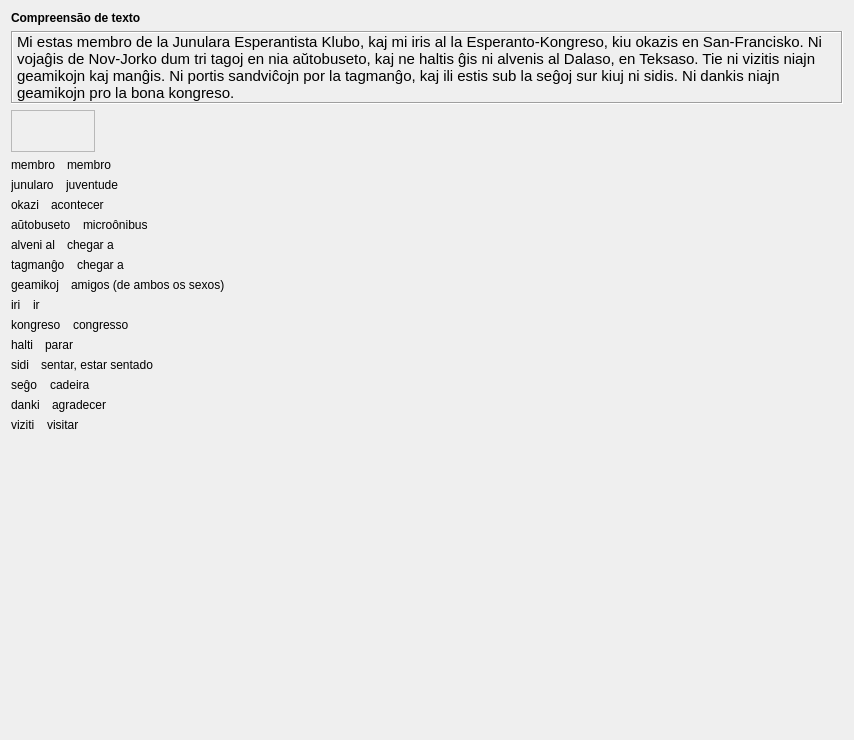
         <widget class="QWidget" name="scrollAreaWidgetContents_2">
          <property name="geometry">
           <rect>
            <x>0</x>
            <y>0</y>
            <width>854</width>
            <height>740</height>
           </rect>
          </property>
          <layout class="QVBoxLayout" name="verticalLayout_7">
           <item>
            <widget class="titolo" name="Lec07_Label2">
             <property name="sizePolicy">
              <sizepolicy hsizetype="Preferred" vsizetype="Maximum">
               <horstretch>0</horstretch>
               <verstretch>0</verstretch>
              </sizepolicy>
             </property>
             <property name="font">
              <font>
               <weight>75</weight>
               <bold>true</bold>
              </font>
             </property>
             <property name="text">
              <string>Compreensão de texto</string>
             </property>
            </widget>
           </item>
           <item>
            <widget class="QLabel" name="Memo2_Lec07">
             <property name="font">
              <font>
               <family>Arial</family>
               <pointsize>11</pointsize>
              </font>
             </property>
             <property name="frameShape">
              <enum>QFrame::Box</enum>
             </property>
             <property name="frameShadow">
              <enum>QFrame::Sunken</enum>
             </property>
             <property name="text">
              <string>Mi estas membro de la Junulara Esperantista Klubo, kaj mi iris al la Esperanto-Kongreso, kiu okazis en San-Francisko. Ni vojaĝis de Nov-Jorko dum tri tagoj en nia aŭtobuseto, kaj ne haltis ĝis ni alvenis al Dalaso, en Teksaso. Tie ni vizitis niajn geamikojn kaj manĝis. Ni portis sandviĉojn por la tagmanĝo, kaj ili estis sub la seĝoj sur kiuj ni sidis. Ni dankis niajn geamikojn pro la bona kongreso.</string>
             </property>
             <property name="wordWrap">
              <bool>true</bool>
             </property>
             <property name="margin">
              <number>5</number>
             </property>
             <property name="tipo" stdset="0">
              <string>teksta</string>
             </property>
             <property name="lingvo" stdset="0">
              <string>eo</string>
             </property>
            </widget>
           </item>
           <item>
            <widget class="mp3ludilo" name="Lec07_memo2">
             <property name="sizePolicy">
              <sizepolicy hsizetype="Fixed" vsizetype="Fixed">
               <horstretch>0</horstretch>
               <verstretch>0</verstretch>
              </sizepolicy>
             </property>
             <property name="minimumSize">
              <size>
               <width>84</width>
               <height>42</height>
              </size>
             </property>
             <property name="maximumSize">
              <size>
               <width>16777215</width>
               <height>16777215</height>
              </size>
             </property>
             <property name="frameShape">
              <enum>QFrame::StyledPanel</enum>
             </property>
             <property name="frameShadow">
              <enum>QFrame::Plain</enum>
             </property>
            </widget>
           </item>
           <item>
            <layout class="QVBoxLayout" name="verticalLayout_219">
             <item>
              <layout class="QHBoxLayout" name="horizontalLayout_396">
               <property name="spacing">
                <number>12</number>
               </property>
               <item>
                <widget class="klakbutono_nova" name="Lec07_Button511">
                 <property name="maximumSize">
                  <size>
                   <width>16777215</width>
                   <height>16777215</height>
                  </size>
                 </property>
                 <property name="text">
                  <string>membro</string>
                 </property>
                </widget>
               </item>
               <item>
                <widget class="QLabel" name="Lec07_Label499">
                 <property name="sizePolicy">
                  <sizepolicy hsizetype="Expanding" vsizetype="Preferred">
                   <horstretch>0</horstretch>
                   <verstretch>0</verstretch>
                  </sizepolicy>
                 </property>
                 <property name="text">
                  <string>membro</string>
                 </property>
                 <property name="wordWrap">
                  <bool>true</bool>
                 </property>
                </widget>
               </item>
              </layout>
             </item>
             <item>
              <layout class="QHBoxLayout" name="horizontalLayout_397">
               <property name="spacing">
                <number>12</number>
               </property>
               <item>
                <widget class="klakbutono_nova" name="Lec07_Button512">
                 <property name="maximumSize">
                  <size>
                   <width>16777215</width>
                   <height>16777215</height>
                  </size>
                 </property>
                 <property name="text">
                  <string>junularo</string>
                 </property>
                </widget>
               </item>
               <item>
                <widget class="QLabel" name="Lec07_Label500">
                 <property name="sizePolicy">
                  <sizepolicy hsizetype="Expanding" vsizetype="Preferred">
                   <horstretch>0</horstretch>
                   <verstretch>0</verstretch>
                  </sizepolicy>
                 </property>
                 <property name="text">
                  <string>juventude</string>
                 </property>
                 <property name="wordWrap">
                  <bool>true</bool>
                 </property>
                </widget>
               </item>
              </layout>
             </item>
             <item>
              <layout class="QHBoxLayout" name="horizontalLayout_398">
               <property name="spacing">
                <number>12</number>
               </property>
               <item>
                <widget class="klakbutono_nova" name="Lec07_Button513">
                 <property name="maximumSize">
                  <size>
                   <width>16777215</width>
                   <height>16777215</height>
                  </size>
                 </property>
                 <property name="text">
                  <string>okazi</string>
                 </property>
                </widget>
               </item>
               <item>
                <widget class="QLabel" name="Lec07_Label501">
                 <property name="sizePolicy">
                  <sizepolicy hsizetype="Expanding" vsizetype="Preferred">
                   <horstretch>0</horstretch>
                   <verstretch>0</verstretch>
                  </sizepolicy>
                 </property>
                 <property name="text">
                  <string>acontecer</string>
                 </property>
                 <property name="wordWrap">
                  <bool>true</bool>
                 </property>
                </widget>
               </item>
              </layout>
             </item>
             <item>
              <layout class="QHBoxLayout" name="horizontalLayout_399">
               <property name="spacing">
                <number>12</number>
               </property>
               <item>
                <widget class="klakbutono_nova" name="Lec07_Button514">
                 <property name="maximumSize">
                  <size>
                   <width>16777215</width>
                   <height>16777215</height>
                  </size>
                 </property>
                 <property name="text">
                  <string>aŭtobuseto</string>
                 </property>
                </widget>
               </item>
               <item>
                <widget class="QLabel" name="Lec07_Label502">
                 <property name="sizePolicy">
                  <sizepolicy hsizetype="Expanding" vsizetype="Preferred">
                   <horstretch>0</horstretch>
                   <verstretch>0</verstretch>
                  </sizepolicy>
                 </property>
                 <property name="text">
                  <string>microônibus</string>
                 </property>
                 <property name="wordWrap">
                  <bool>true</bool>
                 </property>
                </widget>
               </item>
              </layout>
             </item>
             <item>
              <layout class="QHBoxLayout" name="horizontalLayout_403">
               <property name="spacing">
                <number>12</number>
               </property>
               <item>
                <widget class="klakbutono_nova" name="Lec07_Button515">
                 <property name="maximumSize">
                  <size>
                   <width>16777215</width>
                   <height>16777215</height>
                  </size>
                 </property>
                 <property name="text">
                  <string>alveni al</string>
                 </property>
                </widget>
               </item>
               <item>
                <widget class="QLabel" name="Lec07_Label503">
                 <property name="sizePolicy">
                  <sizepolicy hsizetype="Expanding" vsizetype="Preferred">
                   <horstretch>0</horstretch>
                   <verstretch>0</verstretch>
                  </sizepolicy>
                 </property>
                 <property name="text">
                  <string>chegar a</string>
                 </property>
                 <property name="wordWrap">
                  <bool>true</bool>
                 </property>
                </widget>
               </item>
              </layout>
             </item>
             <item>
              <layout class="QHBoxLayout" name="horizontalLayout_404">
               <property name="spacing">
                <number>12</number>
               </property>
               <item>
                <widget class="klakbutono_nova" name="Lec07_Button516">
                 <property name="maximumSize">
                  <size>
                   <width>16777215</width>
                   <height>16777215</height>
                  </size>
                 </property>
                 <property name="text">
                  <string>tagmanĝo</string>
                 </property>
                </widget>
               </item>
               <item>
                <widget class="QLabel" name="Lec07_Label504">
                 <property name="sizePolicy">
                  <sizepolicy hsizetype="Expanding" vsizetype="Preferred">
                   <horstretch>0</horstretch>
                   <verstretch>0</verstretch>
                  </sizepolicy>
                 </property>
                 <property name="text">
                  <string>chegar a</string>
                 </property>
                 <property name="wordWrap">
                  <bool>true</bool>
                 </property>
                </widget>
               </item>
              </layout>
             </item>
             <item>
              <layout class="QHBoxLayout" name="horizontalLayout_405">
               <property name="spacing">
                <number>12</number>
               </property>
               <item>
                <widget class="klakbutono_nova" name="Lec07_Button517">
                 <property name="maximumSize">
                  <size>
                   <width>16777215</width>
                   <height>16777215</height>
                  </size>
                 </property>
                 <property name="text">
                  <string>geamikoj</string>
                 </property>
                </widget>
               </item>
               <item>
                <widget class="QLabel" name="Lec07_Label505">
                 <property name="sizePolicy">
                  <sizepolicy hsizetype="Expanding" vsizetype="Preferred">
                   <horstretch>0</horstretch>
                   <verstretch>0</verstretch>
                  </sizepolicy>
                 </property>
                 <property name="text">
                  <string>amigos (de ambos os sexos)</string>
                 </property>
                 <property name="wordWrap">
                  <bool>true</bool>
                 </property>
                </widget>
               </item>
              </layout>
             </item>
            </layout>
           </item>
           <item>
            <layout class="QVBoxLayout" name="verticalLayout_220">
             <item>
              <layout class="QHBoxLayout" name="horizontalLayout_400">
               <property name="spacing">
                <number>12</number>
               </property>
               <item>
                <widget class="klakbutono_nova" name="Lec07_Button519">
                 <property name="maximumSize">
                  <size>
                   <width>16777215</width>
                   <height>16777215</height>
                  </size>
                 </property>
                 <property name="text">
                  <string>iri</string>
                 </property>
                </widget>
               </item>
               <item>
                <widget class="QLabel" name="Lec07_Label506">
                 <property name="sizePolicy">
                  <sizepolicy hsizetype="Expanding" vsizetype="Preferred">
                   <horstretch>0</horstretch>
                   <verstretch>0</verstretch>
                  </sizepolicy>
                 </property>
                 <property name="text">
                  <string>ir</string>
                 </property>
                 <property name="wordWrap">
                  <bool>true</bool>
                 </property>
                </widget>
               </item>
              </layout>
             </item>
             <item>
              <layout class="QHBoxLayout" name="horizontalLayout_401">
               <property name="spacing">
                <number>12</number>
               </property>
               <item>
                <widget class="klakbutono_nova" name="Lec07_Button518">
                 <property name="maximumSize">
                  <size>
                   <width>16777215</width>
                   <height>16777215</height>
                  </size>
                 </property>
                 <property name="text">
                  <string>kongreso</string>
                 </property>
                </widget>
               </item>
               <item>
                <widget class="QLabel" name="Lec07_Label507">
                 <property name="sizePolicy">
                  <sizepolicy hsizetype="Expanding" vsizetype="Preferred">
                   <horstretch>0</horstretch>
                   <verstretch>0</verstretch>
                  </sizepolicy>
                 </property>
                 <property name="text">
                  <string>congresso</string>
                 </property>
                 <property name="wordWrap">
                  <bool>true</bool>
                 </property>
                </widget>
               </item>
              </layout>
             </item>
             <item>
              <layout class="QHBoxLayout" name="horizontalLayout_402">
               <property name="spacing">
                <number>12</number>
               </property>
               <item>
                <widget class="klakbutono_nova" name="Lec07_Button520">
                 <property name="maximumSize">
                  <size>
                   <width>16777215</width>
                   <height>16777215</height>
                  </size>
                 </property>
                 <property name="text">
                  <string>halti</string>
                 </property>
                </widget>
               </item>
               <item>
                <widget class="QLabel" name="Lec07_Label508">
                 <property name="sizePolicy">
                  <sizepolicy hsizetype="Expanding" vsizetype="Preferred">
                   <horstretch>0</horstretch>
                   <verstretch>0</verstretch>
                  </sizepolicy>
                 </property>
                 <property name="text">
                  <string>parar</string>
                 </property>
                 <property name="wordWrap">
                  <bool>true</bool>
                 </property>
                </widget>
               </item>
              </layout>
             </item>
             <item>
              <layout class="QHBoxLayout" name="horizontalLayout_406">
               <property name="spacing">
                <number>12</number>
               </property>
               <item>
                <widget class="klakbutono_nova" name="Lec07_Button521">
                 <property name="maximumSize">
                  <size>
                   <width>16777215</width>
                   <height>16777215</height>
                  </size>
                 </property>
                 <property name="text">
                  <string>sidi</string>
                 </property>
                </widget>
               </item>
               <item>
                <widget class="QLabel" name="Lec07_Label509">
                 <property name="sizePolicy">
                  <sizepolicy hsizetype="Expanding" vsizetype="Preferred">
                   <horstretch>0</horstretch>
                   <verstretch>0</verstretch>
                  </sizepolicy>
                 </property>
                 <property name="text">
                  <string>sentar, estar sentado</string>
                 </property>
                 <property name="wordWrap">
                  <bool>true</bool>
                 </property>
                </widget>
               </item>
              </layout>
             </item>
             <item>
              <layout class="QHBoxLayout" name="horizontalLayout_407">
               <property name="spacing">
                <number>12</number>
               </property>
               <item>
                <widget class="klakbutono_nova" name="Lec07_Button522">
                 <property name="maximumSize">
                  <size>
                   <width>16777215</width>
                   <height>16777215</height>
                  </size>
                 </property>
                 <property name="text">
                  <string>seĝo</string>
                 </property>
                </widget>
               </item>
               <item>
                <widget class="QLabel" name="Lec07_Label510">
                 <property name="sizePolicy">
                  <sizepolicy hsizetype="Expanding" vsizetype="Preferred">
                   <horstretch>0</horstretch>
                   <verstretch>0</verstretch>
                  </sizepolicy>
                 </property>
                 <property name="text">
                  <string>cadeira</string>
                 </property>
                 <property name="wordWrap">
                  <bool>true</bool>
                 </property>
                </widget>
               </item>
              </layout>
             </item>
             <item>
              <layout class="QHBoxLayout" name="horizontalLayout_408">
               <property name="spacing">
                <number>12</number>
               </property>
               <item>
                <widget class="klakbutono_nova" name="Lec07_Button523">
                 <property name="maximumSize">
                  <size>
                   <width>16777215</width>
                   <height>16777215</height>
                  </size>
                 </property>
                 <property name="text">
                  <string>danki</string>
                 </property>
                </widget>
               </item>
               <item>
                <widget class="QLabel" name="Lec07_Label511">
                 <property name="sizePolicy">
                  <sizepolicy hsizetype="Expanding" vsizetype="Preferred">
                   <horstretch>0</horstretch>
                   <verstretch>0</verstretch>
                  </sizepolicy>
                 </property>
                 <property name="text">
                  <string>agradecer</string>
                 </property>
                 <property name="wordWrap">
                  <bool>true</bool>
                 </property>
                </widget>
               </item>
              </layout>
             </item>
             <item>
              <layout class="QHBoxLayout" name="horizontalLayout_409">
               <property name="spacing">
                <number>12</number>
               </property>
               <item>
                <widget class="klakbutono_nova" name="Lec07_Button524">
                 <property name="maximumSize">
                  <size>
                   <width>16777215</width>
                   <height>16777215</height>
                  </size>
                 </property>
                 <property name="text">
                  <string>viziti</string>
                 </property>
                </widget>
               </item>
               <item>
                <widget class="QLabel" name="Lec07_Label512">
                 <property name="sizePolicy">
                  <sizepolicy hsizetype="Expanding" vsizetype="Preferred">
                   <horstretch>0</horstretch>
                   <verstretch>0</verstretch>
                  </sizepolicy>
                 </property>
                 <property name="text">
                  <string>visitar</string>
                 </property>
                 <property name="wordWrap">
                  <bool>true</bool>
                 </property>
                </widget>
               </item>
              </layout>
             </item>
            </layout>
           </item>
           <item>
            <spacer name="verticalSpacer_4">
             <property name="orientation">
              <enum>Qt::Vertical</enum>
             </property>
             <property name="sizeHint" stdset="0">
              <size>
               <width>20</width>
               <height>40</height>
              </size>
             </property>
            </spacer>
           </item>
          </layout>
         </widget>
